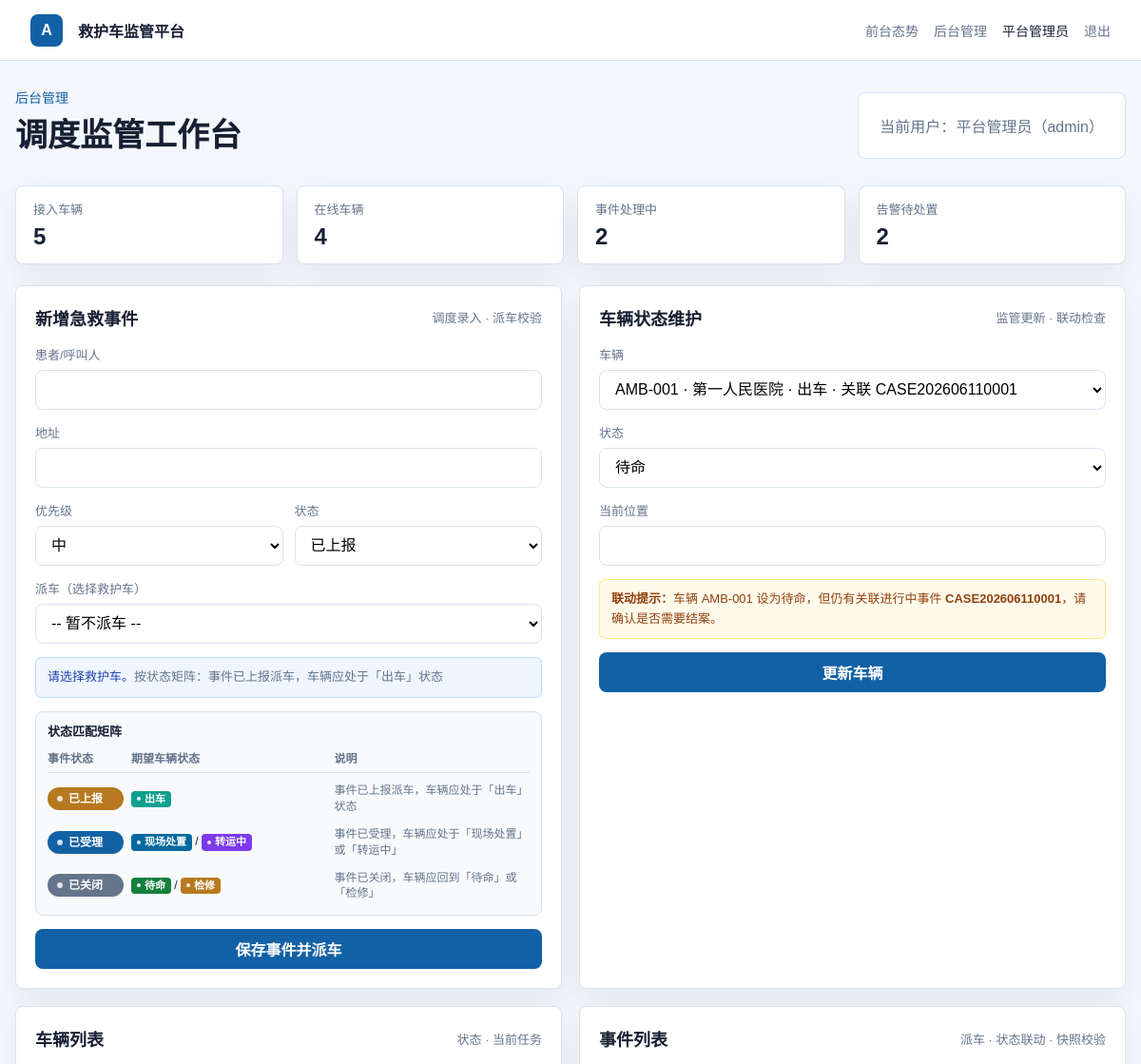
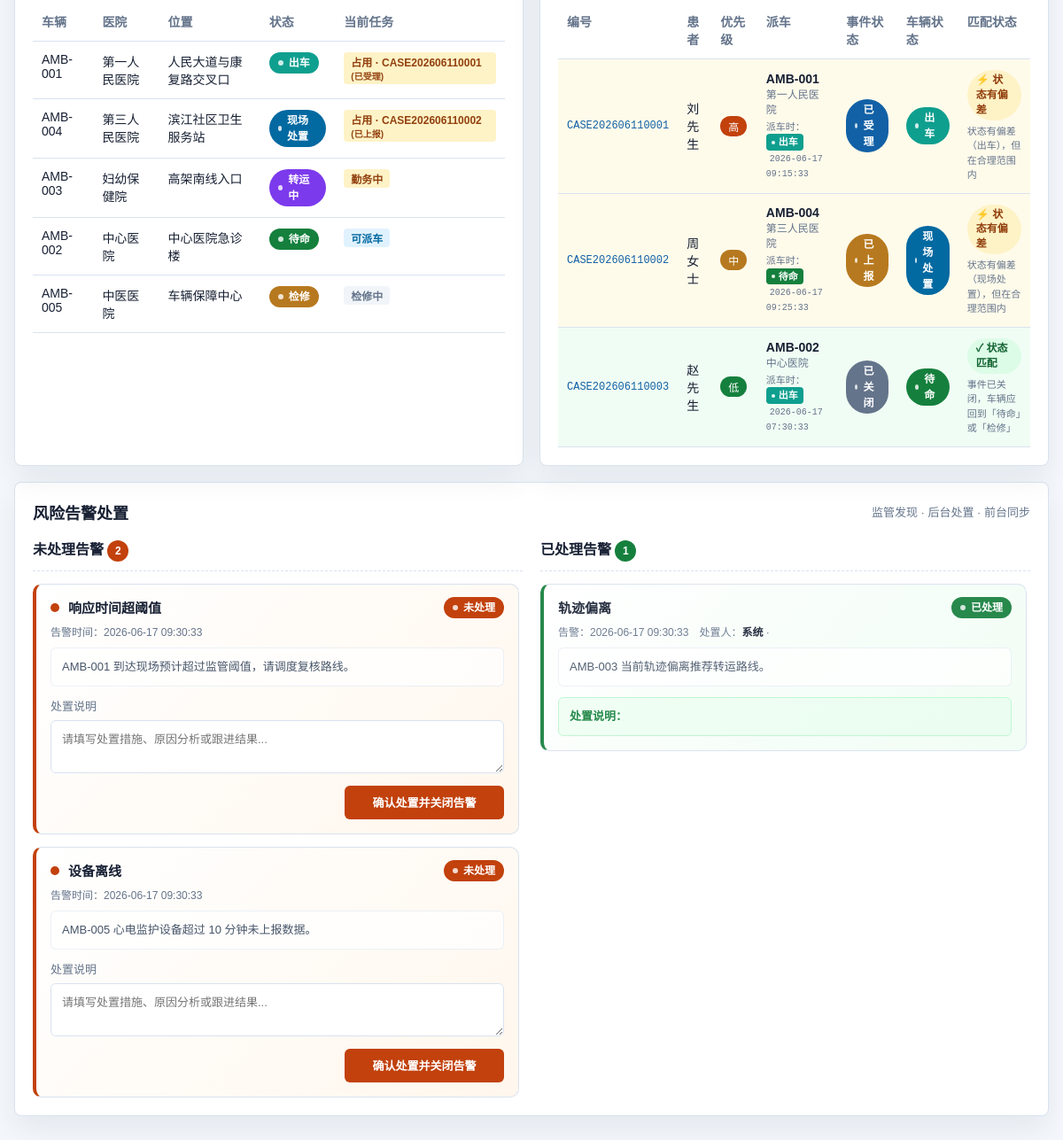
The page /admin (signed in) on the database its author committed (2 pictures, top to bottom).
### tables this page shows
CREATE TABLE IF NOT EXISTS ambulances (
    id INT AUTO_INCREMENT PRIMARY KEY,
    code VARCHAR(30) NOT NULL UNIQUE,
    plate_no VARCHAR(30) NOT NULL,
    hospital VARCHAR(120) NOT NULL,
    driver_name VARCHAR(50) NOT NULL,
    status VARCHAR(30) NOT NULL,
    location VARCHAR(160) NOT NULL,
    updated_at TIMESTAMP DEFAULT CURRENT_TIMESTAMP ON UPDATE CURRENT_TIMESTAMP
);

CREATE TABLE IF NOT EXISTS emergency_cases (
    id INT AUTO_INCREMENT PRIMARY KEY,
    case_no VARCHAR(40) NOT NULL UNIQUE,
    patient_name VARCHAR(80) NOT NULL,
    priority VARCHAR(20) NOT NULL,
    address VARCHAR(180) NOT NULL,
    status VARCHAR(30) NOT NULL,
    assigned_ambulance VARCHAR(30) NULL,
    dispatch_vehicle_status VARCHAR(30) NULL,
    dispatched_at TIMESTAMP NULL DEFAULT NULL,
    created_at TIMESTAMP DEFAULT CURRENT_TIMESTAMP
);

CREATE TABLE IF NOT EXISTS alerts (
    id INT AUTO_INCREMENT PRIMARY KEY,
    title VARCHAR(120) NOT NULL,
    description VARCHAR(255) NOT NULL,
    status VARCHAR(20) NOT NULL DEFAULT 'open',
    handling_notes TEXT NULL,
    handled_by INT NULL,
    handled_at TIMESTAMP NULL DEFAULT NULL,
    created_at TIMESTAMP DEFAULT CURRENT_TIMESTAMP,
    FOREIGN KEY (handled_by) REFERENCES users(id) ON DELETE SET NULL
);

### templates/admin.php (the view, shortened to what the rows shown need)
<section class="admin-head">
    <div>
        <h1>调度监管工作台</h1>
    </div>
</section>
<section class="grid two">
    <div class="panel">
        <div class="panel-head">
            <h2>新增急救事件</h2>
        </div>
    </div>
    <div class="panel">
        <div class="panel-head">
            <h2>车辆状态维护</h2>
        </div>
    </div>
</section>
<section class="grid two">
    <div class="panel">
        <div class="panel-head">
            <h2>车辆列表</h2>
        </div>
        <table>
            <thead>
                <tr>
                    <th>车辆</th>
                    <th>医院</th>
                    <th>位置</th>
                    <th>状态</th>
                    <th>当前任务</th>
                </tr>
            </thead>
            <tbody>
            <?php foreach ($ambulances as $ambulance): ?>
                <tr>
                    <td><?= h($ambulance['code']) ?></td>
                    <td><?= h($ambulance['hospital']) ?></td>
                    <td><?= h($ambulance['location']) ?></td>
                    <td>
                        <span class="status-tag <?= statusClass($ambulance['status']) ?>">
                            <?= statusText($ambulance['status']) ?>
                        </span>
                    </td>
                    <td>
                        <?php if (!empty($ambulance['active_case_no'])): ?>
                            <span class="dispatch-tag busy">
                                占用 · <?= h($ambulance['active_case_no']) ?>
                                <small>(<?= statusText($ambulance['active_case_status']) ?>)</small>
                            </span>
                        <?php elseif ($ambulance['status'] === 'standby'): ?>
                            <span class="dispatch-tag">可派车</span>
                        <?php elseif ($ambulance['status'] === 'maintenance'): ?>
                            <span class="dispatch-tag none">检修中</span>
                        <?php else: ?>
                            <span class="dispatch-tag busy">勤务中</span>
                        <?php endif; ?>
                    </td>
                </tr>
            <?php endforeach; ?>
            </tbody>
        </table>
    </div>
    <div class="panel">
        <div class="panel-head">
            <h2>事件列表</h2>
        </div>
        <table class="case-table">
            <thead>
                <tr>
                    <th>编号</th>
                    <th>患者</th>
                    <th>优先级</th>
                    <th>派车</th>
                    <th>事件状态</th>
                    <th>车辆状态</th>
                    <th>匹配状态</th>
                </tr>
            </thead>
            <tbody>
            <?php foreach ($cases as $case): ?>
                <?php
                    $hasAmbulance = !empty($case['assigned_ambulance']);
                    $match = checkCaseVehicleStatusMatch(
                        $case['status'],
                        $case['ambulance_status'] ?? null,
                        $hasAmbulance
                    );
                ?>
                <tr class="case-row-<?= $match['level'] ?>">
                    <td class="case-link"><?= h($case['case_no']) ?></td>
                    <td><?= h($case['patient_name']) ?></td>
                    <td><span class="badge priority-<?= h($case['priority']) ?>"><?= priorityText($case['priority']) ?></span></td>
                    <td>
                        <?php if ($hasAmbulance): ?>
                            <div>
                                <strong><?= h($case['assigned_ambulance']) ?></strong>
                                <?php if (!empty($case['ambulance_hospital'])): ?>
                                    <div style="font-size:12px;color:var(--muted)"><?= h($case['ambulance_hospital']) ?></div>
                                <?php endif; ?>
                                <?php if (!empty($case['dispatch_vehicle_status'])): ?>
                                    <div class="snapshot-info">
                                        派车时：<span class="status-tag-small status-<?= h($case['dispatch_vehicle_status']) ?>"><?= statusText($case['dispatch_vehicle_status']) ?></span>
                                        <?php if (!empty($case['dispatched_at'])): ?>
                                            <span class="snapshot-time"><?= h($case['dispatched_at']) ?></span>
                                        <?php endif; ?>
                                    </div>
                                <?php endif; ?>
                            </div>
                        <?php else: ?>
                            <span class="dispatch-tag none">待派车</span>
                        <?php endif; ?>
                    </td>
                    <td>
                        <span class="status-tag <?= statusClass($case['status']) ?>">
                            <?= statusText($case['status']) ?>
                        </span>
                    </td>
                    <td>
                        <?php if ($hasAmbulance && !empty($case['ambulance_status'])): ?>
                            <span class="status-tag <?= statusClass($case['ambulance_status']) ?>">
                                <?= statusText($case['ambulance_status']) ?>
                            </span>
                        <?php elseif ($hasAmbulance): ?>
                            <span style="color:var(--muted);font-size:12px">车辆已移除</span>
                        <?php else: ?>
                            <span style="color:var(--muted);font-size:13px">—</span>
                        <?php endif; ?>
                    </td>
                    <td>
                        <?php if ($match['level'] === 'match'): ?>
                            <span class="match-badge match">✓ <?= matchLevelText($match['level']) ?></span>
                        <?php elseif ($match['level'] === 'warn'): ?>
                            <span class="match-badge warn">⚡ <?= matchLevelText($match['level']) ?></span>
                        <?php elseif ($match['level'] === 'error'): ?>
                            <span class="match-badge error">⚠ <?= matchLevelText($match['level']) ?></span>
                        <?php else: ?>
                            <span class="match-badge none">— <?= matchLevelText($match['level']) ?></span>
                        <?php endif; ?>
                        <?php if ($match['level'] !== 'none' && $match['level'] !== 'match'): ?>
                            <div class="match-reason"><?= h($match['reason']) ?></div>
                        <?php endif; ?>
                        <?php if ($match['level'] === 'match'): ?>
                            <div class="match-reason muted"><?= h($match['expected']) ?></div>
                        <?php endif; ?>
                    </td>
                </tr>
            <?php endforeach; ?>
            </tbody>
        </table>
    </div>
</section>
<section class="panel alerts-panel">
    <div class="panel-head">
        <h2>风险告警处置</h2>
    </div>
    <div class="alerts-section">
        <div class="alerts-open-section">
            <?php if (empty($open_alerts)): ?>
                <div class="alerts-empty">
                    <span class="empty-icon">✓</span>
                    <p>当前暂无未处理告警，系统运行正常</p>
                </div>
            <?php else: ?>
                <div class="alerts-open-list">
                    <?php foreach ($open_alerts as $alert): ?>
                        <article class="alert-card alert-open">
                            <div class="alert-card-head">
                                <div class="alert-title-row">
                                    <span class="alert-priority-dot"></span>
                                    <h4><?= h($alert['title']) ?></h4>
                                    <span class="status-tag status-open">未处理</span>
                                </div>
                                <div class="alert-meta">
                                    <span class="alert-time">告警时间：<?= h($alert['created_at']) ?></span>
                                </div>
                            </div>
                            <div class="alert-card-body">
                                <p class="alert-description"><?= h($alert['description']) ?></p>
                                <form class="alert-handle-form" method="post" action="/admin/alerts/handle">
                                    <label>
                                        <span>处置说明</span>
                                        <textarea name="handling_notes" rows="2" placeholder="请填写处置措施、原因分析或跟进结果..." required></textarea>
                                    </label>
                                    <div class="alert-form-actions">
                                        <button type="submit" class="btn-handle">确认处置并关闭告警</button>
                                    </div>
                                </form>
                            </div>
                        </article>
                    <?php endforeach; ?>
                </div>
            <?php endif; ?>
        </div>
        <div class="alerts-resolved-section">
            <?php if (empty($resolved_alerts)): ?>
                <div class="alerts-empty muted">
                    <p>暂无已处理记录</p>
                </div>
            <?php else: ?>
                <div class="alerts-resolved-list">
                    <?php foreach ($resolved_alerts as $alert): ?>
                        <article class="alert-card alert-resolved">
                            <div class="alert-card-head">
                                <div class="alert-title-row">
                                    <h4><?= h($alert['title']) ?></h4>
                                    <span class="status-tag status-resolved">已处理</span>
                                </div>
                                <div class="alert-meta">
                                    <span class="alert-time">告警：<?= h($alert['created_at']) ?></span>
                                    <span class="alert-handle-info">
                                        处置人：<strong><?= h($alert['handler_name'] ?? '系统') ?></strong>
                                        · <?= h($alert['handled_at']) ?>
                                    </span>
                                </div>
                            </div>
                            <div class="alert-card-body">
                                <p class="alert-description"><?= h($alert['description']) ?></p>
                                <div class="alert-handling-notes">
                                    <span class="handling-notes-label">处置说明：</span>
                                </div>
                            </div>
                        </article>
                    <?php endforeach; ?>
                </div>
            <?php endif; ?>
        </div>
    </div>
</section>
<?php
require __DIR__ . '/layout.php';

### rows shown on the page
ambulances: code "AMB-001", hospital "第一人民医院", location "人民大道与康复路交叉口", status "出车", active_case_no "CASE202606110001", active_case_status "已受理"
ambulances: code "AMB-004", hospital "第三人民医院", location "滨江社区卫生服务站", status "现场处置", active_case_no "CASE202606110002", active_case_status "已上报"
ambulances: code "AMB-003", hospital "妇幼保健院", location "高架南线入口", status "转运中", shows "勤务中"
ambulances: code "AMB-002", hospital "中心医院", location "中心医院急诊楼", status "待命", shows "可派车"
ambulances: code "AMB-005", hospital "中医医院", location "车辆保障中心", status "检修", shows "检修中"
emergency_cases: case_no "CASE202606110001", patient_name "刘先生", priority "高", assigned_ambulance "AMB-001", ambulances.hospital "第一人民医院", dispatch_vehicle_status "出车", dispatched_at "2026-06-17 09:15:33", status "已受理", ambulances.status "出车", level "状态有偏差", reason "状态有偏差（出车），但在合理范围内"
emergency_cases: case_no "CASE202606110002", patient_name "周女士", priority "中", assigned_ambulance "AMB-004", ambulances.hospital "第三人民医院", dispatch_vehicle_status "待命", dispatched_at "2026-06-17 09:25:33", status "已上报", ambulances.status "现场处置", level "状态有偏差", reason "状态有偏差（现场处置），但在合理范围内"
emergency_cases: case_no "CASE202606110003", patient_name "赵先生", priority "低", assigned_ambulance "AMB-002", ambulances.hospital "中心医院", dispatch_vehicle_status "出车", dispatched_at "2026-06-17 07:30:33", status "已关闭", ambulances.status "待命", level "状态匹配", expected "事件已关闭，车辆应回到「待命」或「检修」"
alerts: title "响应时间超阈值", created_at "2026-06-17 09:30:33", description "AMB-001 到达现场预计超过监管阈值，请调度复核路线。"
alerts: title "设备离线", created_at "2026-06-17 09:30:33", description "AMB-005 心电监护设备超过 10 分钟未上报数据。"
alerts: title "轨迹偏离", created_at "2026-06-17 09:30:33", handler_name "系统", description "AMB-003 当前轨迹偏离推荐转运路线。"

### other values the page prints
$user['name'] "平台管理员"
$user['role'] "admin"
$overview['ambulances_total'] "5"
$overview['ambulances_online'] "4"
$overview['active_cases'] "2"
$overview['alerts'] "2"
$rule['label'] "已上报"
statusText($s) "出车"
$rule['description'] "事件已上报派车，车辆应处于「出车」状态"
$rule['label'] "已受理"
statusText($s) "现场处置"
statusText($s) "转运中"
$rule['description'] "事件已受理，车辆应处于「现场处置」或「转运中」"
$rule['label'] "已关闭"
statusText($s) "待命"
